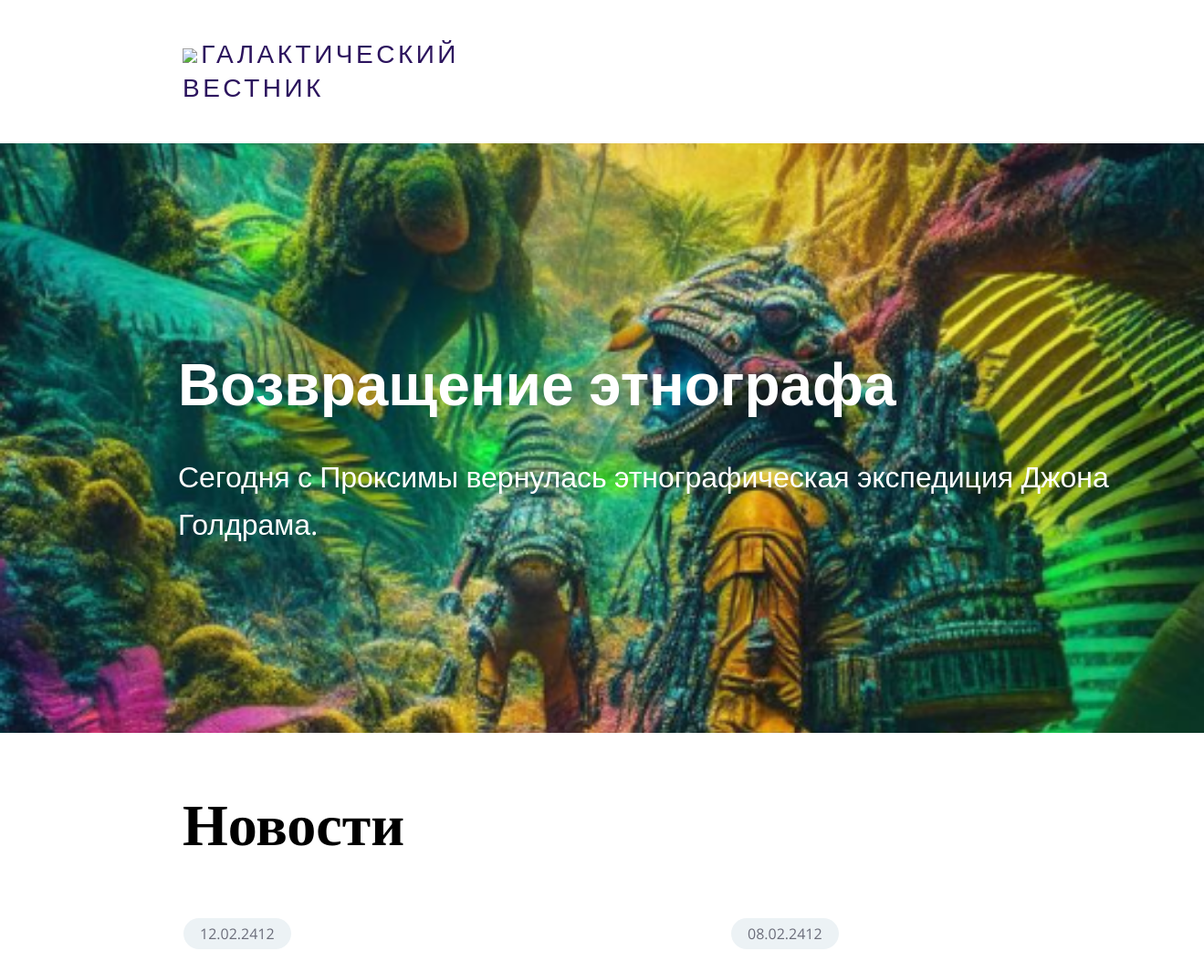
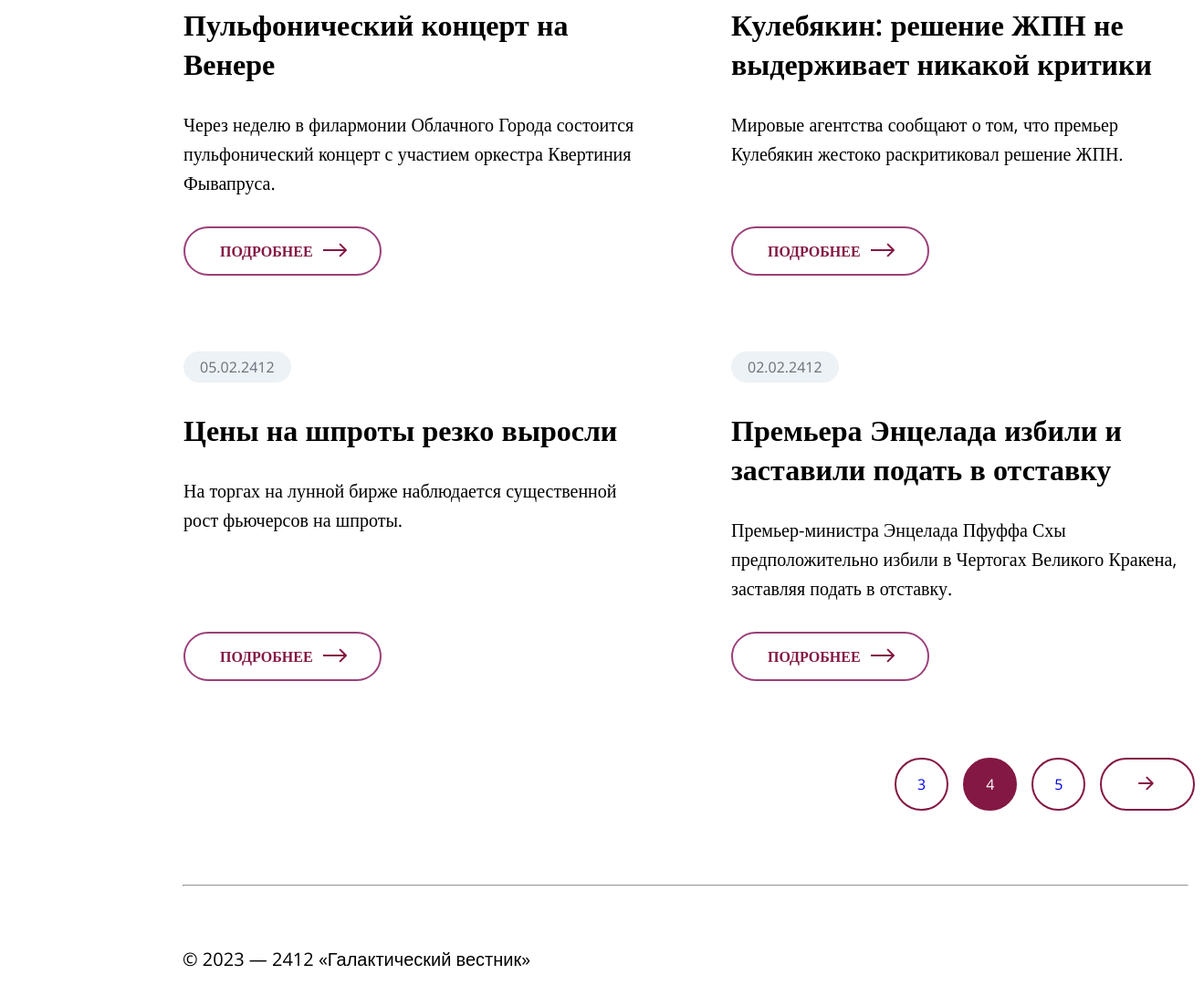
/?p=4, run on the app's committed database (2 pictures, top to bottom).
### tables this page shows
CREATE TABLE `news` (
  `id` int(11) unsigned NOT NULL AUTO_INCREMENT,
  `date` datetime NULL DEFAULT NULL,
  `title` varchar(250) NOT NULL DEFAULT '',
  `announce` text NULL DEFAULT NULL,
  `content` text NULL DEFAULT NULL,
  `image` varchar(250) NOT NULL DEFAULT '',
  PRIMARY KEY (`id`),
  KEY `id` (`id`),

  KEY `idx_news_date` (`date`));

### views/main_article.php (called while the page is built, shortened)
<?php
include ("./includes/db.php");
$query = $conn->query("SELECT * FROM `news` ORDER BY  `date` DESC");
$article = $query->fetch_assoc();

### views/articles.php (the view, shortened to what this page needs)
<?php include ("./includes/db.php");
if (isset($_GET['p'])) {
  if ($_GET['p'] == 1) {
    $p_start = 0;
  } else {
    $p_start = $_GET['p'] * 4 - 4;
  }
} else {
  $p_start = 0;
}
$db_query = $conn->query("SELECT * FROM `news` ORDER BY  `date` DESC LIMIT $p_start, 4");
while (($row = $db_query->fetch_assoc()) != false):
  $date = date("d.m.Y", strtotime($row['date']));
  $title = $row['title'];
  $anonce = $row['announce'];
  ?>
  <article>
    <time datetime="2412-06-11"><?= $date ?></time>
    <header>
      <h2><?= $title ?></h2>
    </header>
    <?= $anonce ?>
    <a href="article.php?id=<?= $row['id'] ?>">
      <button>
        <p>Подробнее</p>
        <span style="padding-top:4px;margin-left:0px;">
        </span>
      </button>
    </a>
  </article>
<?php endwhile; ?>

### index.php (shortened to what this page needs)
<?php
include ("includes/db.php");
?>
<!DOCTYPE html>
<html lang="ru">
<head>
  <link rel="stylesheet" href="styles.css">
</head>
<body>
  <header>
    <div class="logo">
      <a href="/">
        <img src="assets/logo.svg"></img>
        <span class="logoText">Галактический<br /> вестник</span>
      </a>
    </div>
  </header>
  <?php include ("views/main_article.php"); ?>
  <div class="div-bg">
    <div class="mainTitle">
      <h1 class="title"><?= $article['title'] ?></h1>
      <h1 class="subtitle"><?= $article['announce'] ?></h1>
    </div>
  </div>
  <main>
    <header>
      <h1>Новости</h1>
    </header>
    <div class="twoArticles">
      <?php include ("views/articles.php"); ?>
    </div>
    <ul class="pagination">
      <?php include ("views/models.php"); ?>
    </ul>
  </main>
  <footer>
    <hr class="line" />
    <div>
      <span>
        © 2023 — 2412 «Галактический вестник»
      </span>
    </div>
  </footer>
</body>
</html>

### styles.css (style rules this page uses)
* { font-family: 'Open Sans', sans-serif; }
:root { --brand-color: rgba(132, 24, 68, 1); --body-text: rgba(0, 0, 0, 1); }
body { margin: 0; }
.logo { margin-top: 40px; margin-left: 200px; margin-bottom: 42.88px; display: flex; grid-gap: 24.12px; }
.logoText { color: #2C145E; font-family: 'Open Sans', sans-serif; font-size: 28px; font-style: normal; font-weight: 400; line-height: 132%; letter-spacing: 3.5px; text-transform: uppercase; }
.div-bg { background: url('/assets/photo.png') no-repeat center center / cover; width: 100%; height: 646px; }
.mainTitle { position: absolute; margin-top: 218.12px; margin-left: 195px; }
.title { margin-top: 0; margin-bottom: 30px; color: #FFF; font-family: 'Open Sans', sans-serif; font-size: 64px; font-style: normal; font-weight: 600; line-height: 140%; }
.subtitle { color: #FFF; font-family: 'Open Sans', sans-serif; font-size: 32px; font-style: normal; font-weight: 400; line-height: 160%; }
main header h1 { margin-top: 54.32px; margin-bottom: 60px; color: #000; font-family: Open Sans; font-size: 64px; font-style: normal; font-weight: 600; line-height: 89px; }
article { position: relative; padding-bottom: 55px; margin-left: 1px; display: flex; flex-direction: column; align-items: flex-start; gap: 30px; }
article time { color: var(--grey, #6C6E7B); font-family: 'Open Sans', sans-serif; font-size: 16px; font-style: normal; font-weight: 400; line-height: normal; padding: 6px 18px; justify-content: center; align-items: center; gap: 10px; border-radius: 20px; background: var(--light-grey, #ECF2F5); }
article header h2 { color: var(--body-text, #000); margin: 0; font-family: Open Sans; font-size: 32px; font-style: normal; font-weight: 600; line-height: normal; }
article p { color: var(--body-text, #000); margin: 0; font-family: Open Sans; font-size: 20px; font-style: normal; font-weight: 400; line-height: 160%; }
.twoArticles article button { display: flex; position: absolute; bottom: 0; padding: 12px 30px 14px 40px; justify-content: center; align-items: center; gap: 5px; border-radius: 50px; border: 2px solid #9B407A; background: none; }
article button p { margin-bottom: 0; margin-left: -2px; margin-top: 1px; color: var(--white, #FFF); font-family: Open Sans; font-size: 16px; font-style: normal; font-weight: 600; line-height: normal; text-transform: uppercase; color: var(--brand-color); }
article button svg { width: 38px; height: 16px; fill: var(--brand-color); stroke-width: 0.5px; }
.twoArticles { display: grid; grid-template-columns: 739px 739px; grid-row: auto auto; grid-column-gap: 40px; grid-row-gap: 83px; }
.pagination { margin-top: 84px; margin-left: 1160px; display: inline-flex; align-items: flex-start; gap: 16px; list-style-type: none; }
.line { margin-top: 65px; width: 1520px; margin-left: 0; }
footer { position: relative; padding-left: 200px; padding-bottom: 84px; margin-top: 0px; }
footer div { color: var(--body-text, #000); margin-top: 63.50px; font-family: Open Sans; font-size: 20px; font-style: normal; font-weight: 400; line-height: 160%; }
main { margin: 0 200px; }
a:active, a:hover, a { text-decoration: none; }
@media screen and (max-width:1720px) { .line { width: 1100px; } }
@media screen and (max-width:1720px) { .pagination { margin-left: 740px; } }
@media screen and (max-width:1720px) { .twoArticles { grid-column-gap: 100px; grid-template-columns: 500px 500px; } }
@media screen and (max-width:1720px) { article { gap: 15px; width: 500px; } }
@media screen and (max-width:1720px) { article header h2 { font-size: 25px; } }

### data on the page
news: title "Возвращение этнографа", announce "Сегодня с Проксимы вернулась этнографическая экспедиция Джона Голдрама."
news: date "12.02.2412", title "Пульфонический концерт на Венере", announce "Через неделю в филармонии Облачного Города состоится пульфонический концерт с участием оркестра Квертиния Фывапруса."
news: date "08.02.2412", title "Кулебякин: решение ЖПН не выдерживает никакой критики", announce "Мировые агентства сообщают о том, что премьер Кулебякин жестоко раскритиковал решение ЖПН."
news: date "05.02.2412", title "Цены на шпроты резко выросли", announce "На торгах на лунной бирже наблюдается существенной рост фьючерсов на шпроты."
news: date "02.02.2412", title "Премьера Энцелада избили и заставили подать в отставку", announce "Премьер-министра Энцелада Пфуффа Схы предположительно избили в Чертогах Великого Кракена, заставляя подать в отставку."
